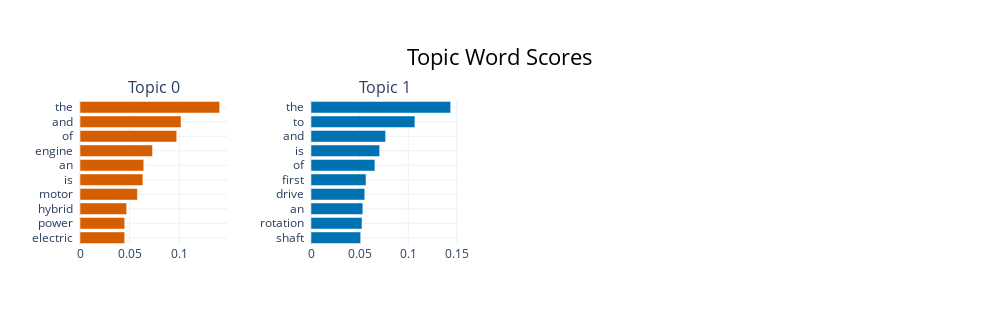

Here is the notebook cell this chart was saved with:
### Code cell
topic_model.visualize_barchart(n_words=10)

### Figure 1 — Plotly figure (JSON) as saved in the notebook; plotly's stock layout.template omitted (floating-point values rounded to 4 significant figures)
{"data": [{"marker": {"color": "#D55E00"}, "orientation": "h", "type": "bar", "x": [0.04499, 0.04504, 0.04696, 0.05779, 0.06331, 0.06422, 0.07304, 0.09743, 0.1017, 0.1407], "xaxis": "x", "y": ["electric  ", "power  ", "hybrid  ", "motor  ", "is  ", "an  ", "engine  ", "of  ", "and  ", "the  "], "yaxis": "y"}, {"marker": {"color": "#0072B2"}, "orientation": "h", "type": "bar", "x": [0.05108, 0.05243, 0.05332, 0.05528, 0.05655, 0.06572, 0.07062, 0.07667, 0.1069, 0.1436], "xaxis": "x2", "y": ["shaft  ", "rotation  ", "an  ", "drive  ", "first  ", "of  ", "is  ", "and  ", "to  ", "the  "], "yaxis": "y2"}], "layout": {"annotations": [{"font": {"size": 16}, "showarrow": false, "text": "Topic 0", "x": 0.0875, "xanchor": "center", "xref": "paper", "y": 1, "yanchor": "bottom", "yref": "paper"}, {"font": {"size": 16}, "showarrow": false, "text": "Topic 1", "x": 0.3625, "xanchor": "center", "xref": "paper", "y": 1, "yanchor": "bottom", "yref": "paper"}], "height": 325, "hoverlabel": {"bgcolor": "white", "font": {"family": "Rockwell", "size": 16}}, "showlegend": false, "title": {"font": {"color": "Black", "size": 22}, "text": "Topic Word Scores", "x": 0.5, "xanchor": "center", "yanchor": "top"}, "width": 1000, "xaxis": {"anchor": "y", "domain": [0, 0.175], "showgrid": true}, "xaxis2": {"anchor": "y2", "domain": [0.275, 0.45], "showgrid": true}, "xaxis3": {"anchor": "y3", "domain": [0.55, 0.725], "showgrid": true}, "xaxis4": {"anchor": "y4", "domain": [0.825, 1], "showgrid": true}, "yaxis": {"anchor": "x", "domain": [0, 1], "showgrid": true}, "yaxis2": {"anchor": "x2", "domain": [0, 1], "showgrid": true}, "yaxis3": {"anchor": "x3", "domain": [0, 1], "showgrid": true}, "yaxis4": {"anchor": "x4", "domain": [0, 1], "showgrid": true}}}
